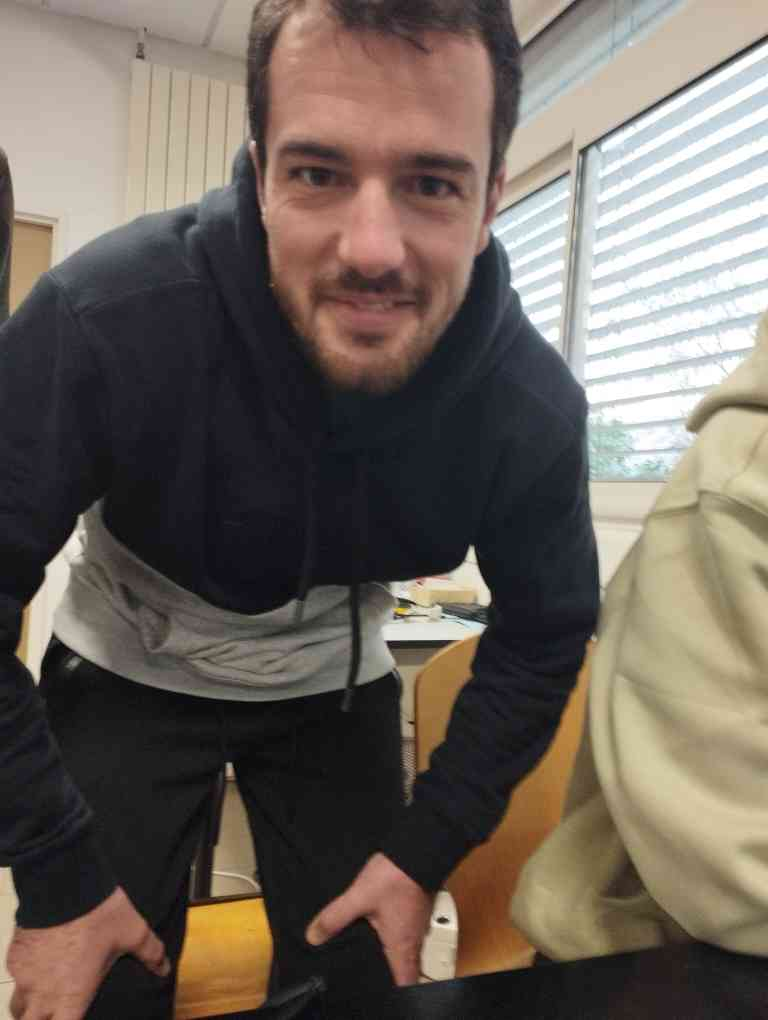
#> input picture facial_recognition/original/Qentin.jpg, 768 x 1020 px; its folder holds only this picture in this run
$ python pics_crop.py
#> lines starting #> are read from the running program, lines starting #| are printed output that depends on the picture
import cv2
import os

# Load the cascade classifier for face detection
face_cascade = cv2.CascadeClassifier("haarcascade_frontalface_default.xml")

# Specify the input and output folder paths
input_folder = "original"
output_folder = "cropped"

# Create the output folder if it doesn't exist
if not os.path.exists(output_folder):
    os.makedirs(output_folder)

# Loop through all the images in the input folder
for filename in os.listdir(input_folder):
    # Load the image
    image = cv2.imread(os.path.join(input_folder, filename))
#> image is the input picture: shape (1020, 768, 3); mean B, G, R 91.2, 99.6, 109.4

    # Convert the image to grayscale
    gray_image = cv2.cvtColor(image, cv2.COLOR_BGR2GRAY)
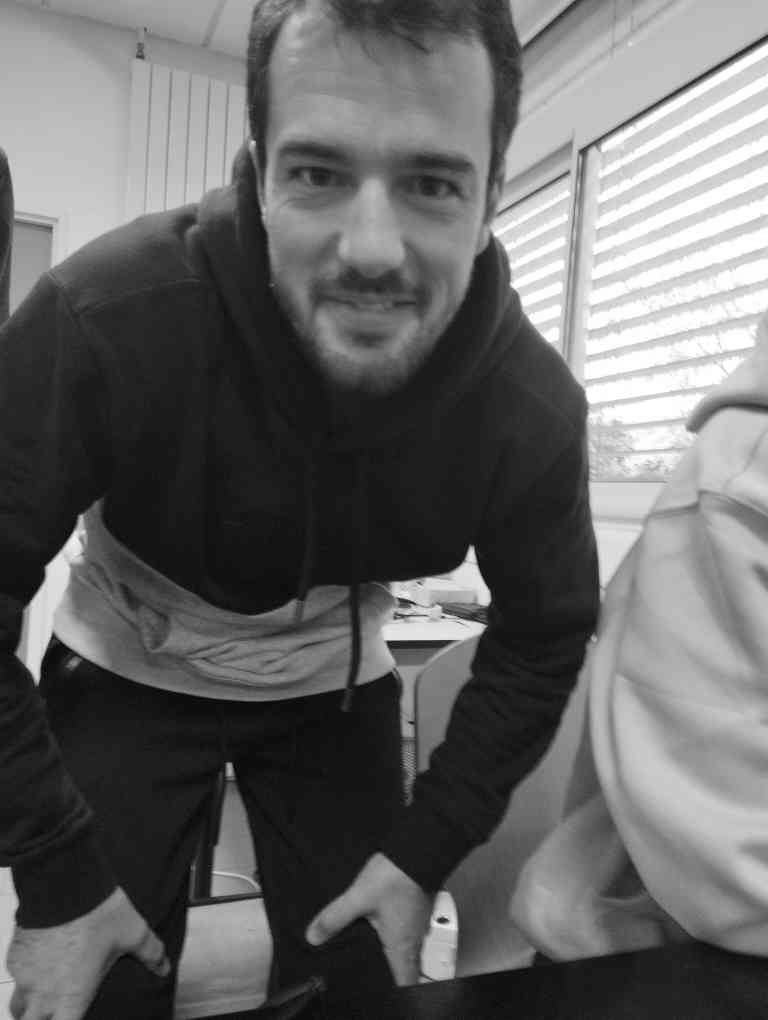
#> gray_image: shape (1020, 768); min 0, max 255, mean 101.5

    # Detect faces in the grayscale image
    faces = face_cascade.detectMultiScale(gray_image, scaleFactor=1.1, minNeighbors=5)
#> faces = [[565, 333, 65, 65], [219, 65, 310, 310]]

    # Loop through all the detected faces
    for (x, y, w, h) in faces:
        # Crop the face from the image
        cropped_face = image[y:y + h, x:x + w]

        # Save the cropped face to the output folder
        cv2.imwrite(os.path.join(output_folder, filename), cropped_face)
#> this loop made 2 passes
#> pass 1, `cropped_face = image[y:y + h, x:x + w]`:
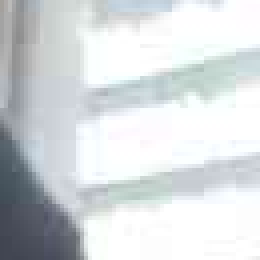
#> cropped_face: shape (65, 65, 3) (shown 4 times larger); mean B, G, R 219.6, 217.2, 212.6
#> pass 2, `cropped_face = image[y:y + h, x:x + w]`:
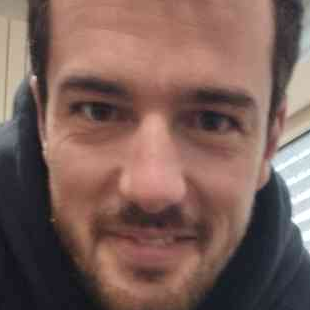
#> cropped_face: shape (310, 310, 3); mean B, G, R 89, 96, 124

$ run again, on facial_recognition/original/Yacine.jpg
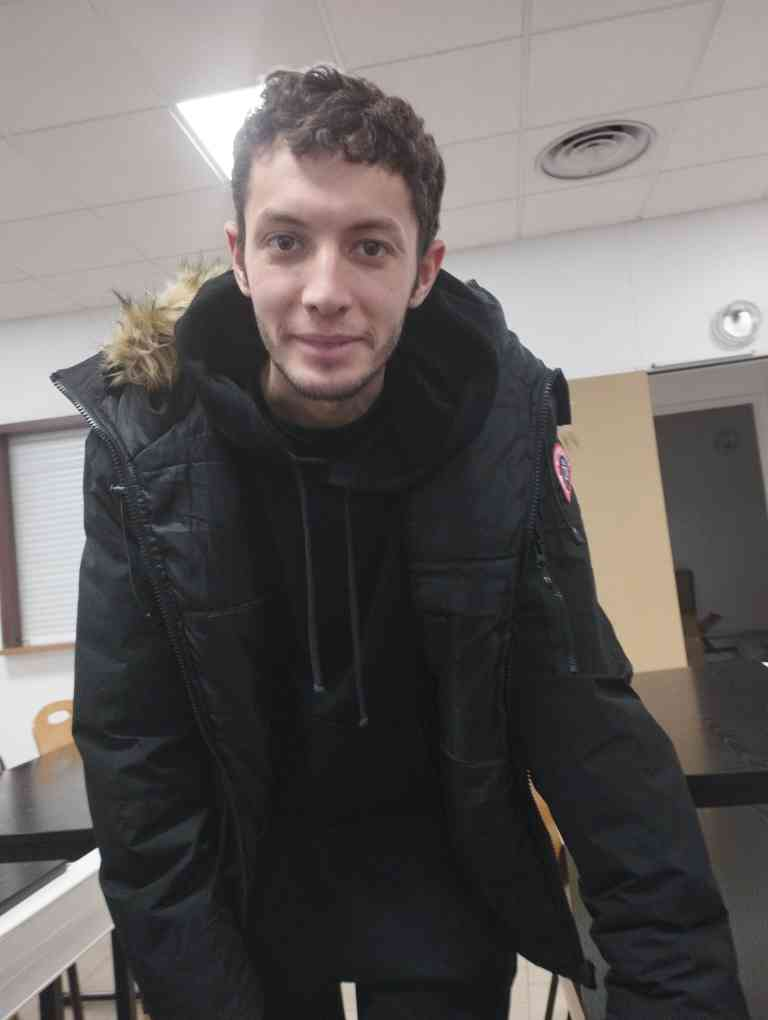
#> input picture facial_recognition/original/Yacine.jpg, 768 x 1020 px
#> image is the input picture: shape (1020, 768, 3); mean B, G, R 96.3, 97.6, 102.3
#> `gray_image = cv2.cvtColor(image, cv2.COLOR_BGR2GRAY)`:
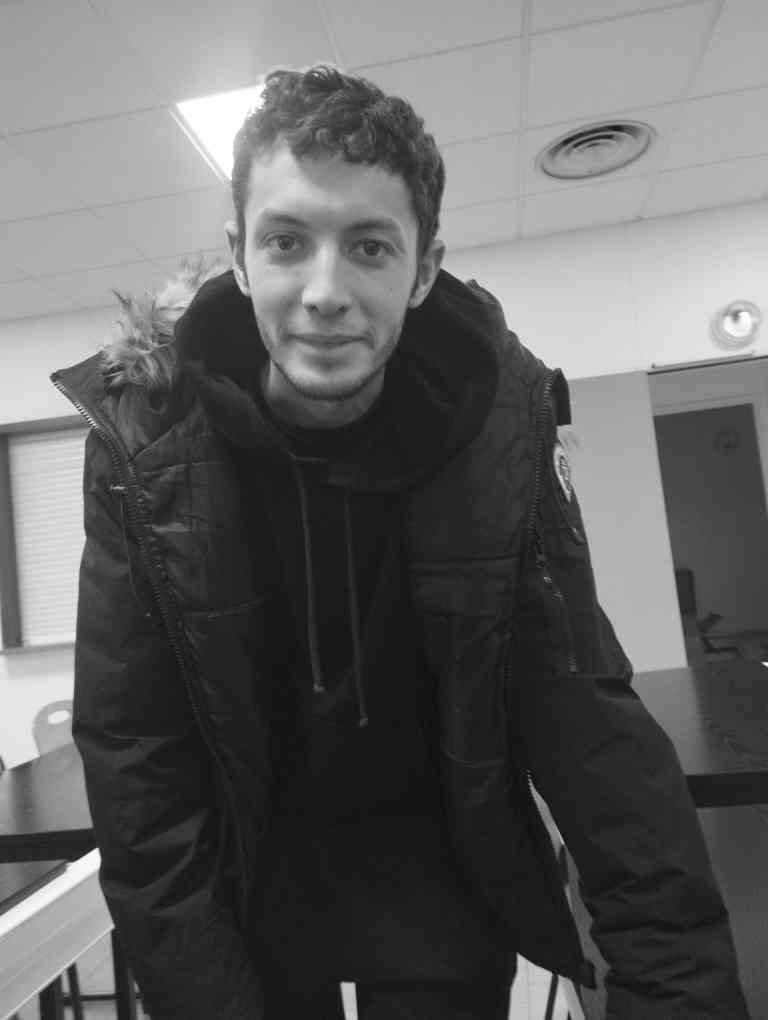
#> gray_image: shape (1020, 768); min 0, max 255, mean 98.8
#> faces = [[211, 153, 237, 237]]
#> the loop `for (x, y, w, h) in faces:` made 1 pass
#> pass 1, `cropped_face = image[y:y + h, x:x + w]`:
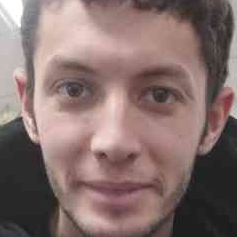
#> cropped_face: shape (237, 237, 3); mean B, G, R 109.6, 112, 134.1

$ run again, on facial_recognition/original/Remi.jpg
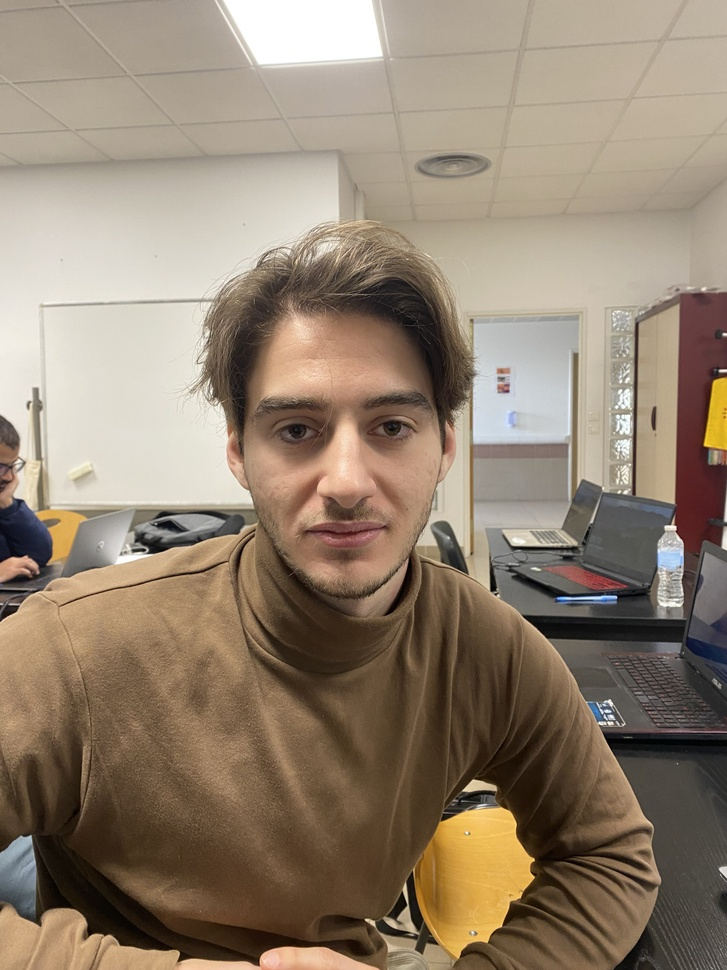
#> input picture facial_recognition/original/Remi.jpg, 727 x 970 px, shrunk from 3024 x 4032 before the run
#> image is the input picture: shape (970, 727, 3); mean B, G, R 112.1, 130.2, 146.3
#> `gray_image = cv2.cvtColor(image, cv2.COLOR_BGR2GRAY)`:
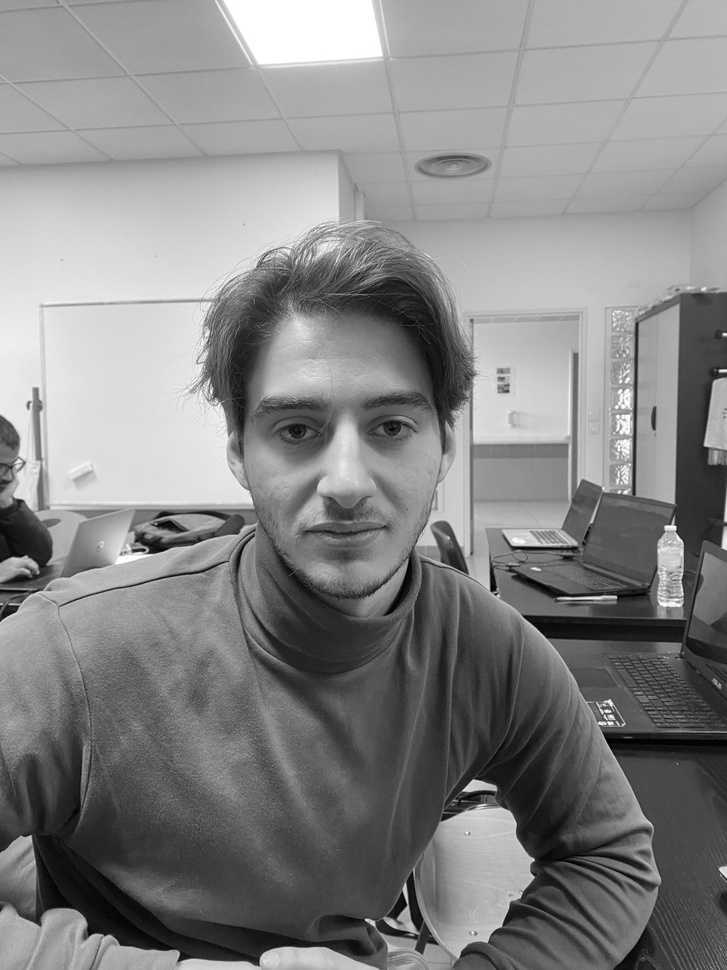
#> gray_image: shape (970, 727); min 0, max 255, mean 133
#> faces = [[204, 319, 282, 282]]
#> the loop `for (x, y, w, h) in faces:` made 1 pass
#> pass 1, `cropped_face = image[y:y + h, x:x + w]`:
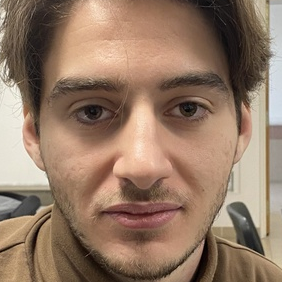
#> cropped_face: shape (282, 282, 3); mean B, G, R 101.8, 121.5, 148.1

$ run again, on facial_recognition/original/Romain.jpg
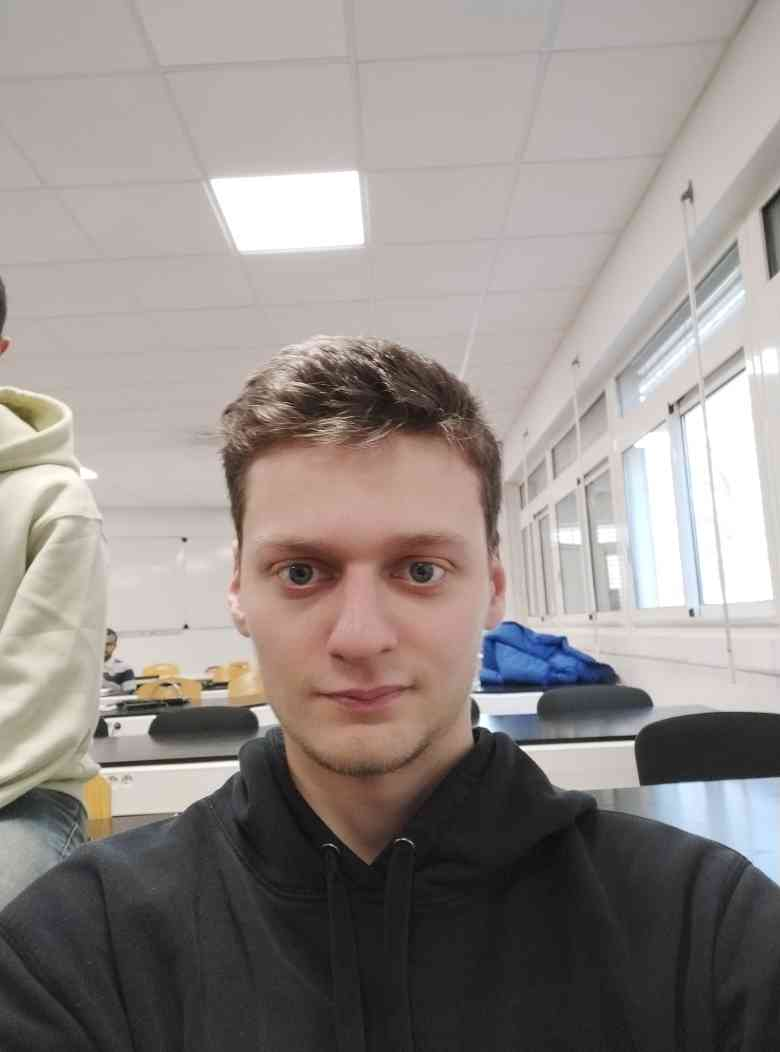
#> input picture facial_recognition/original/Romain.jpg, 780 x 1052 px
#> image is the input picture: shape (1052, 780, 3); mean B, G, R 137.6, 140.8, 148.5
#> `gray_image = cv2.cvtColor(image, cv2.COLOR_BGR2GRAY)`:
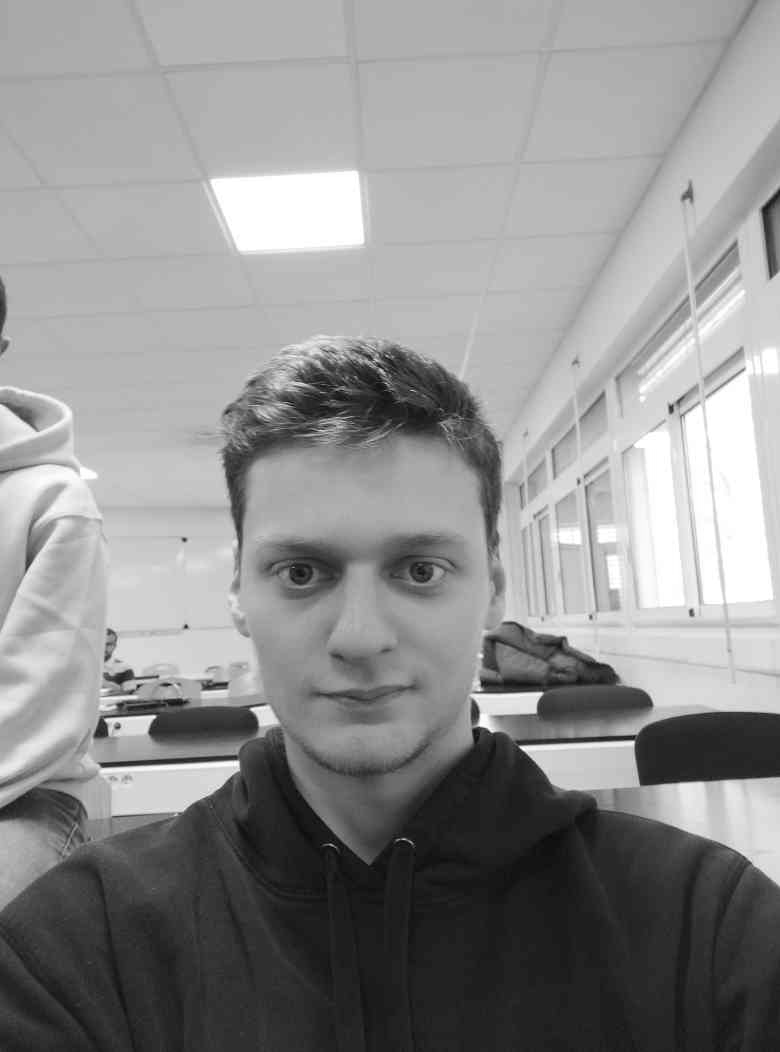
#> gray_image: shape (1052, 780); min 0, max 255, mean 142.7
#> faces = [[201, 446, 322, 322]]
#> the loop `for (x, y, w, h) in faces:` made 1 pass
#> pass 1, `cropped_face = image[y:y + h, x:x + w]`:
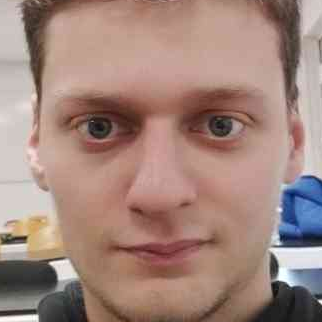
#> cropped_face: shape (322, 322, 3); mean B, G, R 124.4, 133.7, 162.2
